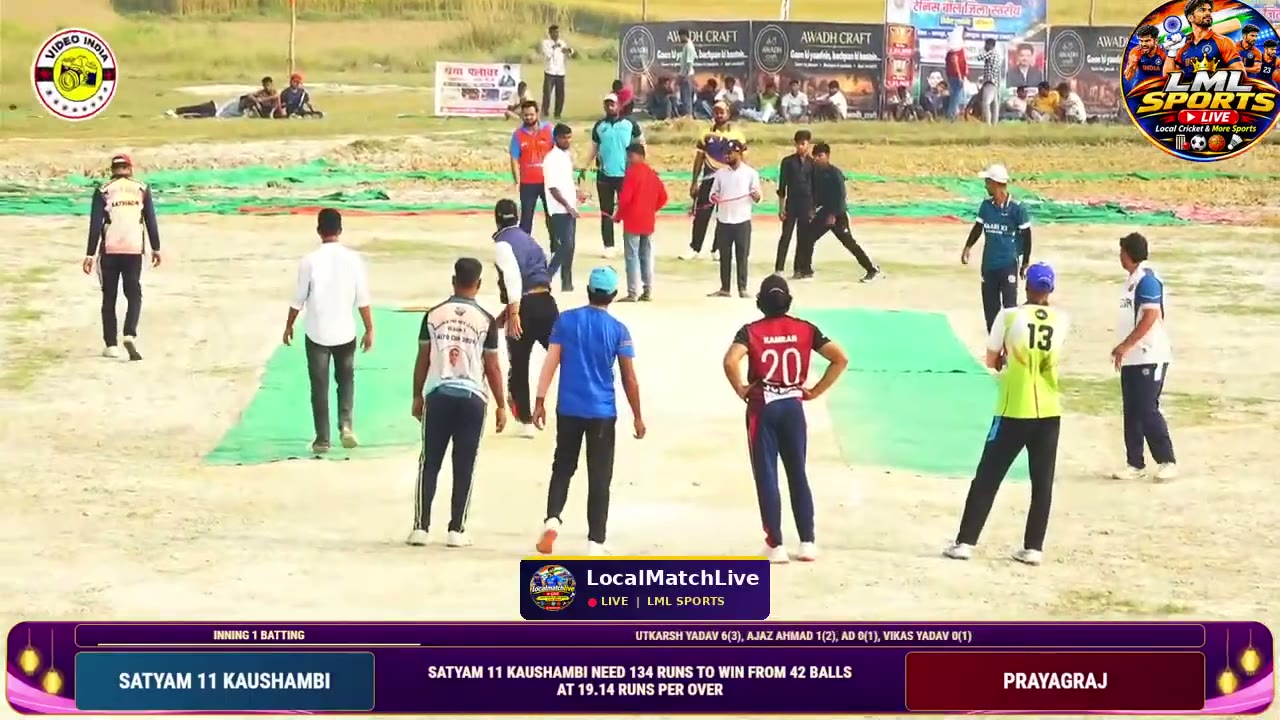
#> input picture f_11100.jpg, 1280 x 720 px
$ python -i hl_verify.py   (imports and definitions only)
#> lines starting #> are read from the running program, lines starting #| are printed output that depends on the picture
"""Per-clip frame check for the highlights reel (2026-11-16) -- NO API key, NO Render, runs inside the Actions job.

Why: every earlier fix GUESSED the shot time from indirect signals (score typing delay, graphic, camera cut) and each match needed other
constants. On the NGPL final 16 of 43 clips started with the ball already in the air (frames of the finished reel, second by second).
Here the bot LOOKS at the clip instead:
  * 2 frames per second of the candidate clip -> each frame is PITCH view (the normal broadcast camera: pitch strip, batsmen, bowler)
    or TRACK (camera follows the ball: sky, boundary, floodlights, crowd). "Pitch colour" is learned from the match itself
    (k-means on ~150 frames spread over the window), so it is not tied to one ground.
  * frames before the first TRACK are the RUNUP, frames after it are AFTER.
  * plain rules (judge(), unit tested): clip starts inside the tracking -> start earlier; run-up longer than 5.5 s -> start later;
    no tracking / result inside the clip -> extend the end. The edges move, the clip is looked at again (max 8 tries).
    A clip is accepted only when it starts on the run-up, shows the ball leaving and the result. One clip at a time, in order.
Log line per clip: `[verify] four 97.0-108.5 OK (2 tries) PPPPPPttPPPPPPPP` (P = pitch view, t = tracking).

Env: HL_VERIFY=0 switches it off | HL_VERIFY_TRIES (default 8) | HL_VERIFY_BUDGET_S (default 1800: later clips keep their planned edges)
"""
import os
import subprocess
import time

LABELS = ("RUNUP", "SHOT", "TRACK", "AFTER", "REPLAY", "OTHER")
BALL_EVENTS = ("four", "six", "wicket", "noball", "wide", "dot", "first_ball", "first_ball2", "last_ball")
PLAY_EVENTS = ("four", "six", "wicket")          # these must show the shot itself

N_FRAMES = 8              # only used by the unit-test simulation; the real check samples FPS frames per second
MAX_LEAD_S = 5.5          # more than this before the ball leaves the bat = start too early (bowler starts running ~4 s before the hit)
KEEP_LEAD_S = 4.0         # what we trim a too-early start back to: the bowler's run-up
STEP_LATE = {"TRACK": 4.0, "SHOT": 3.5, "AFTER": 6.0}
MAX_CLIP_S = 45.0

# ------------------------------------------------------------------ the rules (pure, tested)
# [107 lines left out: functions judge, next_edges, not called in this run]


# ------------------------------------------------------------------ frames -> PITCH / TRACK (local, no model download, no key)
FPS = 2.0
CW, CH = 160, 90


# [8 lines left out: function _frames, not called in this run]


def _descr(frames):
    """colour descriptor of the central / lower part of each frame (where the pitch is): HSV histogram + 'tan' fraction"""
    import cv2
    import numpy as np
    out, tan = [], []
    y0, y1, x0, x1 = int(CH * .35), int(CH * .80), int(CW * .15), int(CW * .85)
    for f in frames:
        hsv = cv2.cvtColor(f[y0:y1, x0:x1], cv2.COLOR_BGR2HSV)
        h = cv2.calcHist([hsv], [0, 1, 2], None, [12, 4, 4], [0, 180, 0, 256, 0, 256]).ravel()
        out.append(h / max(1.0, h.sum()))
        H, S, V = hsv[..., 0], hsv[..., 1], hsv[..., 2]
        tan.append(float(((H >= 8) & (H <= 25) & (S >= 35) & (S <= 170) & (V >= 80)).mean()))
    return np.array(out, dtype=np.float32), np.array(tan, dtype=np.float32)


class PitchModel:
    """is this frame the normal pitch camera? Learned from the match: the biggest colour cluster of frames spread over the window.
    Falls back to a fixed 'tan pitch strip' rule when the clusters are not clearly apart."""

    def __init__(self):
        self.proto = None
        self.thr = None
        self.mode = "tan"
        self.info = ""

    def fit(self, frames):
        import cv2
        import numpy as np
        if len(frames) < 30:
            self.info = "too few frames, fixed rule"
            return self
        d, tan = _descr(frames)
        crit = (cv2.TERM_CRITERIA_EPS + cv2.TERM_CRITERIA_MAX_ITER, 50, 0.01)
        _, lab, cen = cv2.kmeans(d, 2, None, crit, 5, cv2.KMEANS_PP_CENTERS)
        lab = lab.ravel()
        big = int(np.bincount(lab, minlength=2).argmax())
        proto = d[lab == big].mean(axis=0)
        sim = np.minimum(d, proto).sum(axis=1)
        sp, so = float(sim[lab == big].mean()), float(sim[lab != big].mean()) if (lab != big).any() else 0.0
        frac = float((lab == big).mean())
        agree = float(((sim > (sp + so) / 2) == (tan > 0.15)).mean())
        # trust the learned model only when the clusters are clearly apart AND mostly agree with the colour rule on this ground
        if sp - so >= 0.12 and 0.30 <= frac <= 0.97 and agree >= 0.8:
            self.proto, self.thr, self.mode = proto, (sp + so) / 2.0, "learned"
        self.info = "%s: pitch cluster %.0f%% of frames, sim %.2f vs %.2f, agrees with colour rule %.0f%%" % (self.mode, frac * 100, sp, so, agree * 100)
        return self

    # [23 lines left out: functions is_pitch, cv_labels, not called in this run]


class Looker:
    def __init__(self, src, dur, log=print):
        self.src, self.dur, self.log = src, dur, log
        self.model = PitchModel()

    # [15 lines left out: function calibrate, not called in this run]

    def labels(self, a, b):
        fr = _frames(self.src, a, b)
        return cv_labels(self.model.is_pitch(fr)), 1.0 / FPS


# ------------------------------------------------------------------ the loop
# [116 lines left out: functions verify_seg, verify_plan, not called in this run]

>>> import cv2
>>> picture = cv2.imread('f_11100.jpg', cv2.IMREAD_GRAYSCALE)
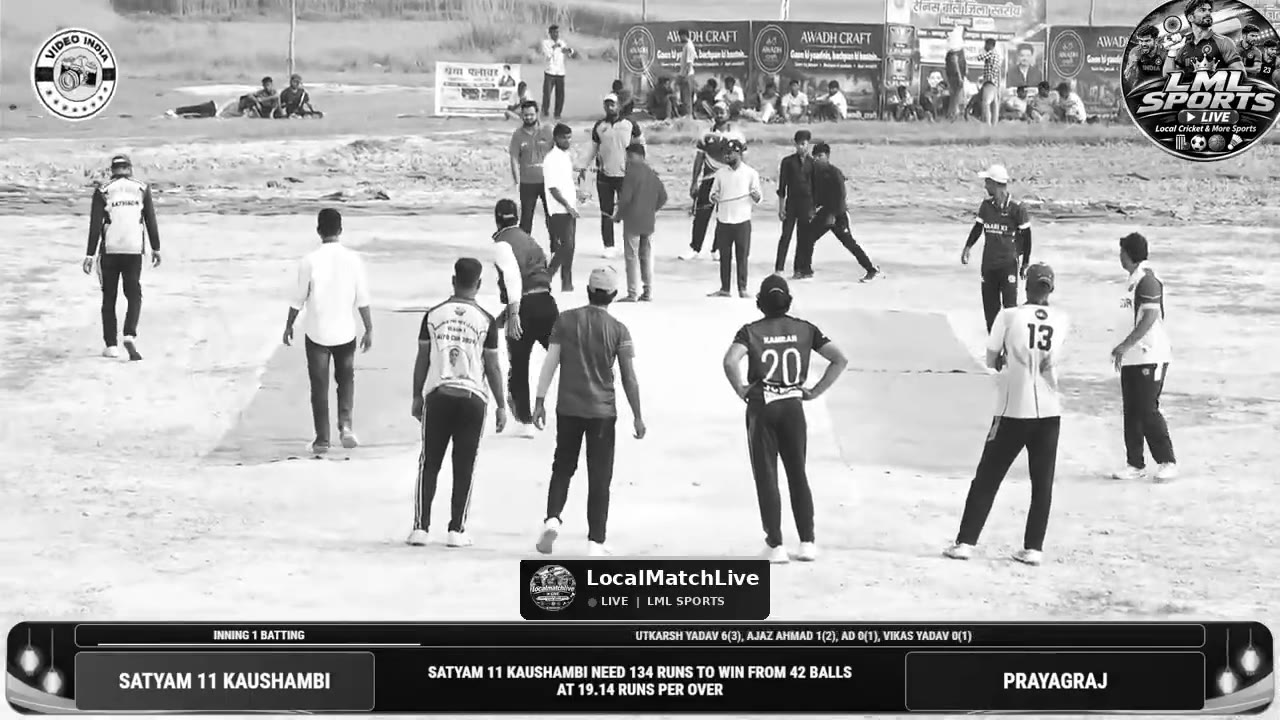
#> picture: shape (720, 1280); min 0, max 255, mean 172.7
>>> result = PitchModel().fit(picture)
#> the loop in _descr, `for f in frames:` made 1 pass
#> after the loop in _descr, `for f in frames:`: out = []
#> (the run stopped early here; a loop or call above may not have finished)

$ run again, on f_11340.jpg
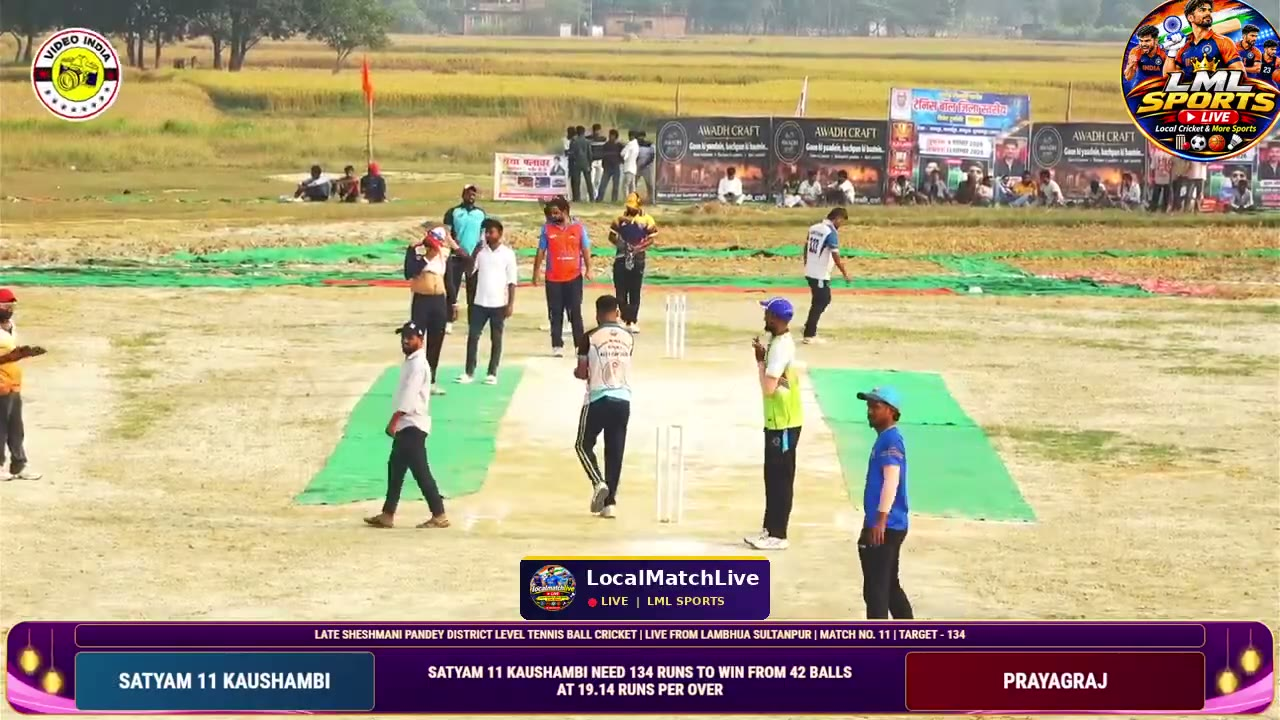
#> input picture f_11340.jpg, 1280 x 720 px
#> `picture = cv2.imread('f_11100.jpg', cv2.IMREAD_GRAYSCALE)`:
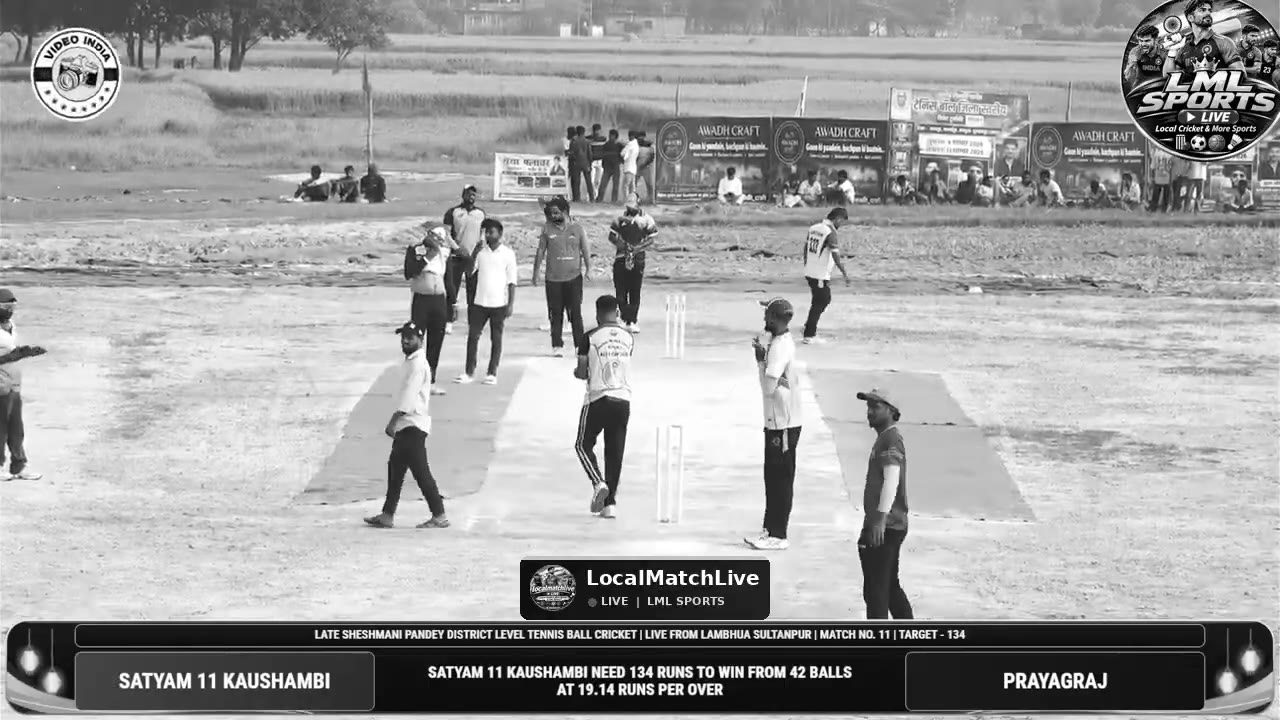
#> picture: shape (720, 1280); min 0, max 255, mean 161.5
#> the loop in _descr, `for f in frames:` made 1 pass
#> after the loop in _descr, `for f in frames:`: out = []

$ run again, on f_11580.jpg
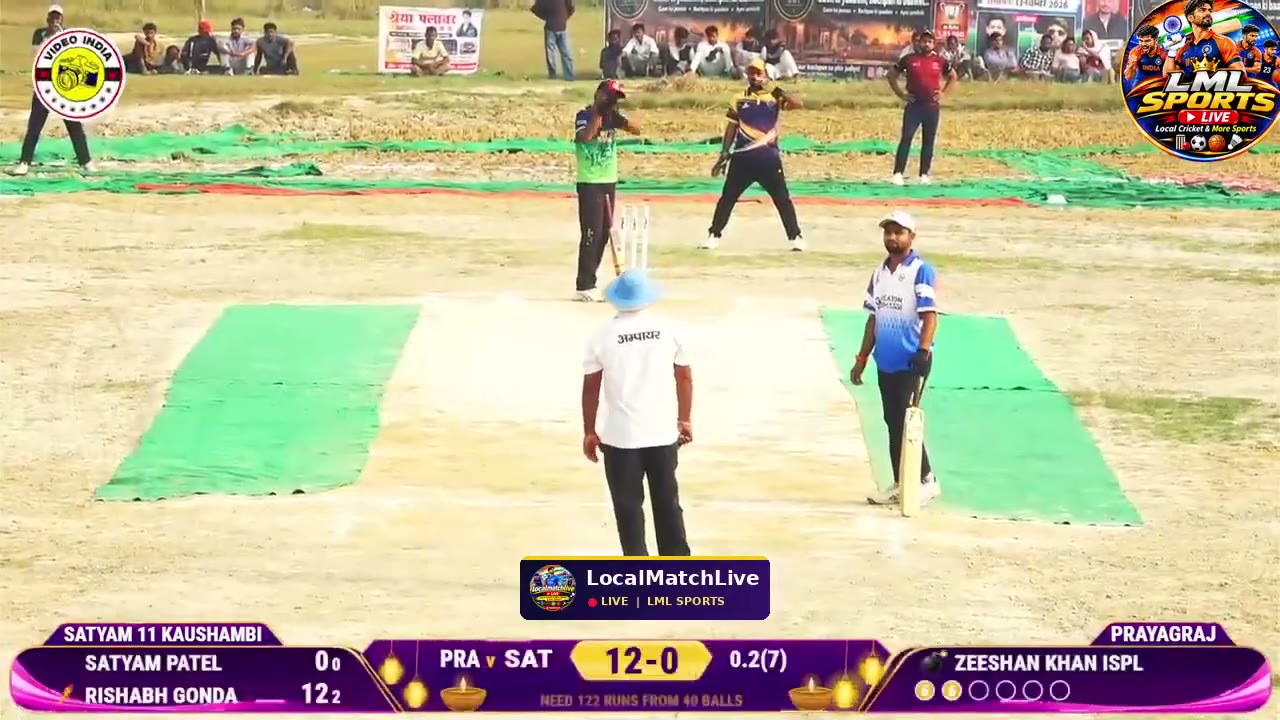
#> input picture f_11580.jpg, 1280 x 720 px
#> `picture = cv2.imread('f_11100.jpg', cv2.IMREAD_GRAYSCALE)`:
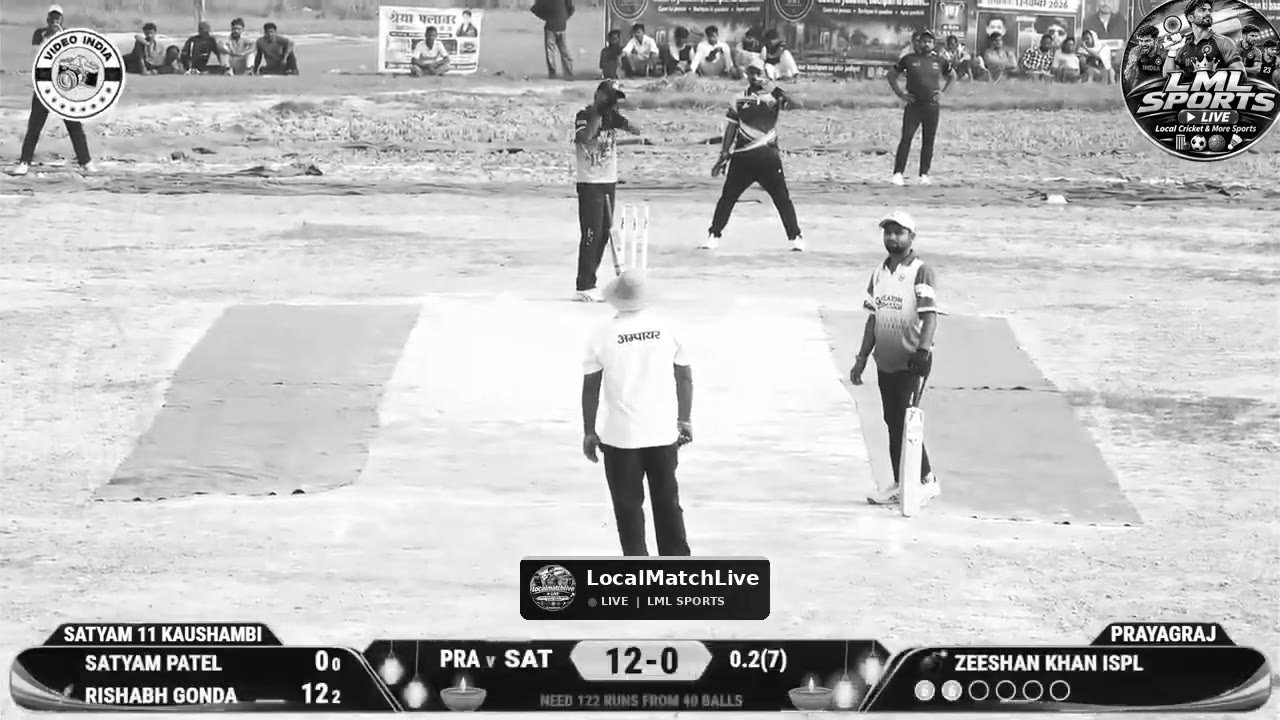
#> picture: shape (720, 1280); min 0, max 255, mean 186.2
#> the loop in _descr, `for f in frames:` made 1 pass
#> after the loop in _descr, `for f in frames:`: out = []

$ run again, on f_11820.jpg
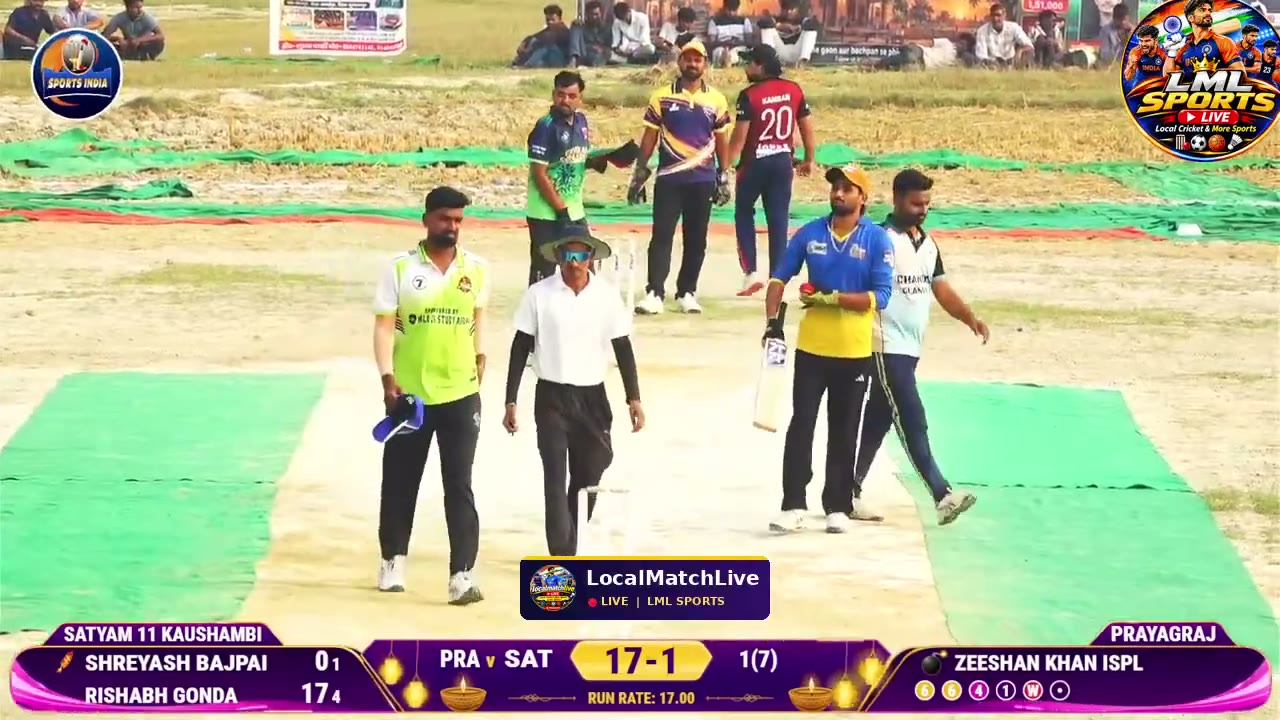
#> input picture f_11820.jpg, 1280 x 720 px
#> `picture = cv2.imread('f_11100.jpg', cv2.IMREAD_GRAYSCALE)`:
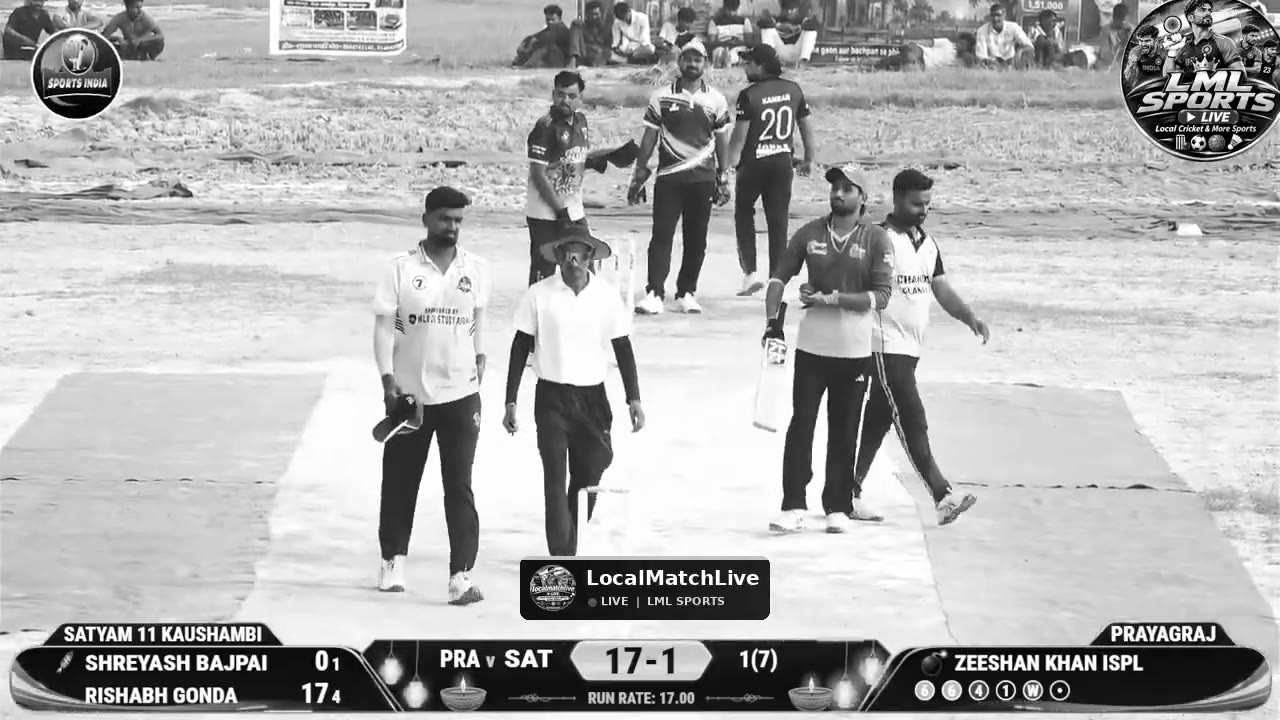
#> picture: shape (720, 1280); min 0, max 255, mean 176.1
#> the loop in _descr, `for f in frames:` made 1 pass
#> after the loop in _descr, `for f in frames:`: out = []
